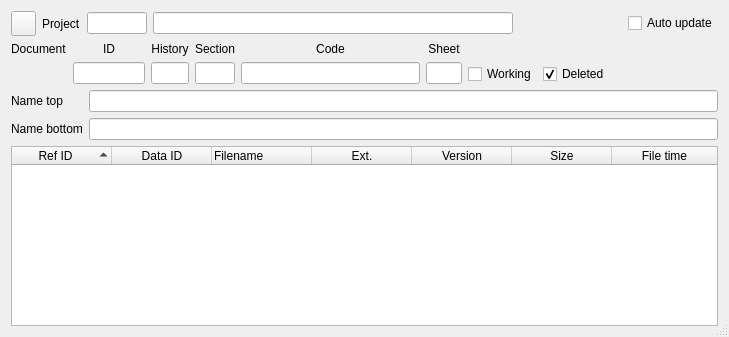
<?xml version="1.0" encoding="UTF-8"?>
<ui version="4.0">
 <class>PlotAddFileDlg</class>
 <widget class="QDialog" name="PlotAddFileDlg">
  <property name="geometry">
   <rect>
    <x>0</x>
    <y>0</y>
    <width>729</width>
    <height>337</height>
   </rect>
  </property>
  <property name="windowTitle">
   <string>Additional files</string>
  </property>
  <property name="locale">
   <locale language="English" country="UnitedStates"/>
  </property>
  <property name="sizeGripEnabled">
   <bool>true</bool>
  </property>
  <layout class="QVBoxLayout" name="verticalLayout" stretch="1,1,1,100">
   <item>
    <layout class="QHBoxLayout" name="horizontalLayout_3">
     <property name="spacing">
      <number>6</number>
     </property>
     <item>
      <widget class="QToolButton" name="tbReload">
       <property name="sizePolicy">
        <sizepolicy hsizetype="Expanding" vsizetype="MinimumExpanding">
         <horstretch>0</horstretch>
         <verstretch>0</verstretch>
        </sizepolicy>
       </property>
       <property name="minimumSize">
        <size>
         <width>25</width>
         <height>25</height>
        </size>
       </property>
       <property name="maximumSize">
        <size>
         <width>25</width>
         <height>25</height>
        </size>
       </property>
       <property name="icon">
        <iconset>
         <normaloff>:/some/ico/ico/reload.png</normaloff>:/some/ico/ico/reload.png</iconset>
       </property>
      </widget>
     </item>
     <item>
      <widget class="QLabel" name="label_11">
       <property name="text">
        <string>Project</string>
       </property>
      </widget>
     </item>
     <item>
      <widget class="QLineEdit" name="leIdProject">
       <property name="minimumSize">
        <size>
         <width>60</width>
         <height>0</height>
        </size>
       </property>
       <property name="maximumSize">
        <size>
         <width>60</width>
         <height>16777215</height>
        </size>
       </property>
       <property name="alignment">
        <set>Qt::AlignCenter</set>
       </property>
       <property name="readOnly">
        <bool>true</bool>
       </property>
      </widget>
     </item>
     <item>
      <widget class="QLineEdit" name="leProjName">
       <property name="minimumSize">
        <size>
         <width>360</width>
         <height>0</height>
        </size>
       </property>
       <property name="readOnly">
        <bool>true</bool>
       </property>
      </widget>
     </item>
     <item>
      <spacer name="horizontalSpacer_3">
       <property name="orientation">
        <enum>Qt::Horizontal</enum>
       </property>
       <property name="sizeHint" stdset="0">
        <size>
         <width>40</width>
         <height>20</height>
        </size>
       </property>
      </spacer>
     </item>
     <item>
      <widget class="QCheckBox" name="cbAutoUpdate">
       <property name="text">
        <string>Auto update</string>
       </property>
      </widget>
     </item>
    </layout>
   </item>
   <item>
    <layout class="QHBoxLayout" name="horizontalLayout_4" stretch="0,2,1,1,5,1,0,0,3">
     <item>
      <layout class="QVBoxLayout" name="verticalLayout_6">
       <item>
        <widget class="QLabel" name="label_12">
         <property name="text">
          <string>Document</string>
         </property>
        </widget>
       </item>
       <item>
        <spacer name="verticalSpacer_2">
         <property name="orientation">
          <enum>Qt::Vertical</enum>
         </property>
         <property name="sizeHint" stdset="0">
          <size>
           <width>20</width>
           <height>20</height>
          </size>
         </property>
        </spacer>
       </item>
      </layout>
     </item>
     <item>
      <layout class="QVBoxLayout" name="verticalLayout_7">
       <item>
        <widget class="QLabel" name="label_13">
         <property name="text">
          <string notr="true">ID</string>
         </property>
         <property name="alignment">
          <set>Qt::AlignCenter</set>
         </property>
        </widget>
       </item>
       <item>
        <widget class="QLineEdit" name="leIdPlot">
         <property name="alignment">
          <set>Qt::AlignCenter</set>
         </property>
         <property name="readOnly">
          <bool>true</bool>
         </property>
        </widget>
       </item>
      </layout>
     </item>
     <item>
      <layout class="QVBoxLayout" name="verticalLayout_11">
       <item>
        <widget class="QLabel" name="label_17">
         <property name="text">
          <string>History</string>
         </property>
         <property name="alignment">
          <set>Qt::AlignCenter</set>
         </property>
        </widget>
       </item>
       <item>
        <widget class="QLineEdit" name="leHistory">
         <property name="alignment">
          <set>Qt::AlignCenter</set>
         </property>
         <property name="readOnly">
          <bool>true</bool>
         </property>
        </widget>
       </item>
      </layout>
     </item>
     <item>
      <layout class="QVBoxLayout" name="verticalLayout_8">
       <item>
        <widget class="QLabel" name="label_14">
         <property name="text">
          <string>Section</string>
         </property>
         <property name="alignment">
          <set>Qt::AlignCenter</set>
         </property>
        </widget>
       </item>
       <item>
        <widget class="QLineEdit" name="leSection">
         <property name="alignment">
          <set>Qt::AlignCenter</set>
         </property>
         <property name="readOnly">
          <bool>true</bool>
         </property>
        </widget>
       </item>
      </layout>
     </item>
     <item>
      <layout class="QVBoxLayout" name="verticalLayout_9">
       <item>
        <widget class="QLabel" name="label_15">
         <property name="text">
          <string>Code</string>
         </property>
         <property name="alignment">
          <set>Qt::AlignCenter</set>
         </property>
        </widget>
       </item>
       <item>
        <widget class="QLineEdit" name="leCode">
         <property name="readOnly">
          <bool>true</bool>
         </property>
        </widget>
       </item>
      </layout>
     </item>
     <item>
      <layout class="QVBoxLayout" name="verticalLayout_10">
       <item>
        <widget class="QLabel" name="label_16">
         <property name="text">
          <string>Sheet</string>
         </property>
         <property name="alignment">
          <set>Qt::AlignCenter</set>
         </property>
        </widget>
       </item>
       <item>
        <widget class="QLineEdit" name="leSheet">
         <property name="alignment">
          <set>Qt::AlignCenter</set>
         </property>
         <property name="readOnly">
          <bool>true</bool>
         </property>
        </widget>
       </item>
      </layout>
     </item>
     <item>
      <layout class="QVBoxLayout" name="verticalLayout_12">
       <item>
        <spacer name="verticalSpacer_3">
         <property name="orientation">
          <enum>Qt::Vertical</enum>
         </property>
         <property name="sizeHint" stdset="0">
          <size>
           <width>20</width>
           <height>40</height>
          </size>
         </property>
        </spacer>
       </item>
       <item>
        <widget class="QRoCheckBox" name="cbWorking">
         <property name="minimumSize">
          <size>
           <width>0</width>
           <height>20</height>
          </size>
         </property>
         <property name="maximumSize">
          <size>
           <width>16777215</width>
           <height>20</height>
          </size>
         </property>
         <property name="text">
          <string>Working</string>
         </property>
        </widget>
       </item>
      </layout>
     </item>
     <item>
      <layout class="QVBoxLayout" name="verticalLayout_2">
       <item>
        <spacer name="verticalSpacer">
         <property name="orientation">
          <enum>Qt::Vertical</enum>
         </property>
         <property name="sizeHint" stdset="0">
          <size>
           <width>20</width>
           <height>40</height>
          </size>
         </property>
        </spacer>
       </item>
       <item>
        <widget class="QRoCheckBox" name="cbDeleted">
         <property name="text">
          <string>Deleted</string>
         </property>
         <property name="checkable">
          <bool>true</bool>
         </property>
         <property name="checked">
          <bool>true</bool>
         </property>
        </widget>
       </item>
      </layout>
     </item>
     <item>
      <spacer name="horizontalSpacer_4">
       <property name="orientation">
        <enum>Qt::Horizontal</enum>
       </property>
       <property name="sizeHint" stdset="0">
        <size>
         <width>40</width>
         <height>20</height>
        </size>
       </property>
      </spacer>
     </item>
    </layout>
   </item>
   <item>
    <layout class="QFormLayout" name="formLayout">
     <property name="fieldGrowthPolicy">
      <enum>QFormLayout::AllNonFixedFieldsGrow</enum>
     </property>
     <item row="0" column="0">
      <widget class="QLabel" name="label_9">
       <property name="text">
        <string>Name top</string>
       </property>
      </widget>
     </item>
     <item row="0" column="1">
      <widget class="QLineEdit" name="leNameTop">
       <property name="readOnly">
        <bool>true</bool>
       </property>
      </widget>
     </item>
     <item row="1" column="0">
      <widget class="QLabel" name="label_10">
       <property name="text">
        <string>Name bottom</string>
       </property>
      </widget>
     </item>
     <item row="1" column="1">
      <widget class="QLineEdit" name="leNameBottom">
       <property name="readOnly">
        <bool>true</bool>
       </property>
      </widget>
     </item>
    </layout>
   </item>
   <item>
    <widget class="PlotAddFilesTree" name="twAddFile">
     <property name="contextMenuPolicy">
      <enum>Qt::CustomContextMenu</enum>
     </property>
     <property name="editTriggers">
      <set>QAbstractItemView::EditKeyPressed</set>
     </property>
     <property name="selectionMode">
      <enum>QAbstractItemView::ExtendedSelection</enum>
     </property>
     <property name="rootIsDecorated">
      <bool>false</bool>
     </property>
     <property name="sortingEnabled">
      <bool>true</bool>
     </property>
     <column>
      <property name="text">
       <string notr="true">Ref ID</string>
      </property>
      <property name="textAlignment">
       <set>AlignCenter</set>
      </property>
     </column>
     <column>
      <property name="text">
       <string notr="true">Data ID</string>
      </property>
      <property name="textAlignment">
       <set>AlignCenter</set>
      </property>
     </column>
     <column>
      <property name="text">
       <string>Filename</string>
      </property>
     </column>
     <column>
      <property name="text">
       <string>Ext.</string>
      </property>
      <property name="textAlignment">
       <set>AlignCenter</set>
      </property>
     </column>
     <column>
      <property name="text">
       <string>Version</string>
      </property>
      <property name="textAlignment">
       <set>AlignCenter</set>
      </property>
     </column>
     <column>
      <property name="text">
       <string>Size</string>
      </property>
      <property name="textAlignment">
       <set>AlignCenter</set>
      </property>
     </column>
     <column>
      <property name="text">
       <string>File time</string>
      </property>
      <property name="textAlignment">
       <set>AlignCenter</set>
      </property>
     </column>
    </widget>
   </item>
  </layout>
 </widget>
 <customwidgets>
  <customwidget>
   <class>QRoCheckBox</class>
   <extends>QCheckBox</extends>
   <header>../VProject/QRoCheckBox.h</header>
  </customwidget>
  <customwidget>
   <class>PlotAddFilesTree</class>
   <extends>QTreeWidget</extends>
   <header>PlotAddFilesTree.h</header>
  </customwidget>
 </customwidgets>
 <resources/>
 <connections>
  <connection>
   <sender>tbReload</sender>
   <signal>clicked()</signal>
   <receiver>PlotAddFileDlg</receiver>
   <slot>ShowData()</slot>
   <hints>
    <hint type="sourcelabel">
     <x>22</x>
     <y>22</y>
    </hint>
    <hint type="destinationlabel">
     <x>492</x>
     <y>324</y>
    </hint>
   </hints>
  </connection>
 </connections>
 <slots>
  <slot>ShowData()</slot>
 </slots>
</ui>
